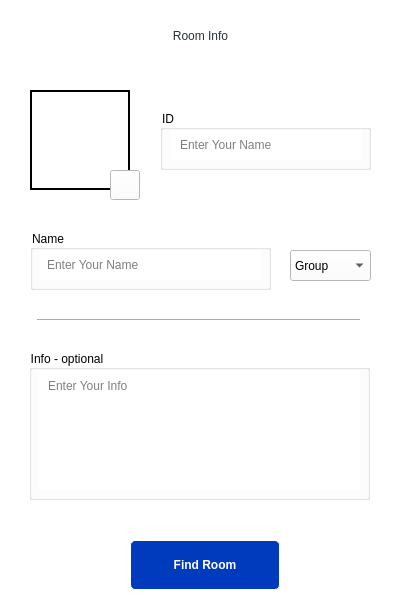
<?xml version="1.0" encoding="UTF-8"?>
<ui version="4.0">
 <class>AddRoomWindow</class>
 <widget class="QMainWindow" name="AddRoomWindow">
  <property name="geometry">
   <rect>
    <x>0</x>
    <y>0</y>
    <width>403</width>
    <height>614</height>
   </rect>
  </property>
  <property name="sizePolicy">
   <sizepolicy hsizetype="Preferred" vsizetype="Preferred">
    <horstretch>0</horstretch>
    <verstretch>0</verstretch>
   </sizepolicy>
  </property>
  <property name="minimumSize">
   <size>
    <width>403</width>
    <height>614</height>
   </size>
  </property>
  <property name="maximumSize">
   <size>
    <width>403</width>
    <height>614</height>
   </size>
  </property>
  <property name="windowTitle">
   <string>Zapchat</string>
  </property>
  <property name="windowIcon">
   <iconset>
    <normaloff>../res/img/Zapchat.png</normaloff>../res/img/Zapchat.png</iconset>
  </property>
  <property name="styleSheet">
   <string notr="true">background-color: rgb(255, 255, 255);</string>
  </property>
  <widget class="QWidget" name="centralwidget">
   <property name="sizePolicy">
    <sizepolicy hsizetype="Preferred" vsizetype="Preferred">
     <horstretch>0</horstretch>
     <verstretch>0</verstretch>
    </sizepolicy>
   </property>
   <property name="minimumSize">
    <size>
     <width>0</width>
     <height>0</height>
    </size>
   </property>
   <property name="maximumSize">
    <size>
     <width>16777215</width>
     <height>16777215</height>
    </size>
   </property>
   <widget class="QPushButton" name="goto_chat_button">
    <property name="geometry">
     <rect>
      <x>130</x>
      <y>540</y>
      <width>150</width>
      <height>50</height>
     </rect>
    </property>
    <property name="styleSheet">
     <string notr="true">QPushButton
{
	background-color: #003bbd;
	color: rgb(255, 255, 255);
	font-weight: bold;
	border-style: solid;
	border-width: 1px;
	border-radius: 5px;
	padding: 10px;
	font: 700 9pt &quot;Exo 2&quot;;


}
</string>
    </property>
    <property name="text">
     <string>Find Room</string>
    </property>
   </widget>
   <widget class="QLabel" name="profile_pic">
    <property name="geometry">
     <rect>
      <x>30</x>
      <y>90</y>
      <width>100</width>
      <height>100</height>
     </rect>
    </property>
    <property name="styleSheet">
     <string notr="true">border: 2px solid;
border-color: rgb(0, 0, 0);</string>
    </property>
    <property name="pixmap">
     <pixmap>../res/img/temp_profile_pic.jpg</pixmap>
    </property>
    <property name="scaledContents">
     <bool>true</bool>
    </property>
   </widget>
   <widget class="QPushButton" name="profile_pic_button">
    <property name="geometry">
     <rect>
      <x>110</x>
      <y>170</y>
      <width>30</width>
      <height>30</height>
     </rect>
    </property>
    <property name="icon">
     <iconset>
      <normaloff>../res/icon/addPhoto_icon.png</normaloff>../res/icon/addPhoto_icon.png</iconset>
    </property>
   </widget>
   <widget class="QGroupBox" name="info_le_gb">
    <property name="geometry">
     <rect>
      <x>29</x>
      <y>350</y>
      <width>341</width>
      <height>150</height>
     </rect>
    </property>
    <property name="title">
     <string>Info - optional</string>
    </property>
    <widget class="QTextEdit" name="info_te">
     <property name="geometry">
      <rect>
       <x>10</x>
       <y>20</y>
       <width>321</width>
       <height>120</height>
      </rect>
     </property>
     <property name="styleSheet">
      <string notr="true">border-style:solid;
border-width:5px;
border-color: rgb(255, 255, 255);</string>
     </property>
     <property name="frameShape">
      <enum>QFrame::NoFrame</enum>
     </property>
     <property name="frameShadow">
      <enum>QFrame::Sunken</enum>
     </property>
     <property name="lineWidth">
      <number>1</number>
     </property>
     <property name="placeholderText">
      <string>Enter Your Info</string>
     </property>
    </widget>
   </widget>
   <widget class="QLabel" name="label_3">
    <property name="geometry">
     <rect>
      <x>20</x>
      <y>10</y>
      <width>361</width>
      <height>51</height>
     </rect>
    </property>
    <property name="styleSheet">
     <string notr="true">QWidget
{
	color: #263238;
  	font: 900 14pt &quot;Exo 2&quot;;
}</string>
    </property>
    <property name="text">
     <string>Room Info</string>
    </property>
    <property name="alignment">
     <set>Qt::AlignCenter</set>
    </property>
   </widget>
   <widget class="QGroupBox" name="groupBox">
    <property name="geometry">
     <rect>
      <x>160</x>
      <y>110</y>
      <width>211</width>
      <height>60</height>
     </rect>
    </property>
    <property name="title">
     <string>ID</string>
    </property>
    <widget class="QLineEdit" name="name_le_2">
     <property name="geometry">
      <rect>
       <x>10</x>
       <y>20</y>
       <width>191</width>
       <height>30</height>
      </rect>
     </property>
     <property name="styleSheet">
      <string notr="true">border-left-color: #fff;
border-left-style: solid;
border-left-width: 5px;
text-indent: 3px;
padding-left:3px;
</string>
     </property>
     <property name="text">
      <string/>
     </property>
     <property name="maxLength">
      <number>20</number>
     </property>
     <property name="frame">
      <bool>false</bool>
     </property>
     <property name="placeholderText">
      <string>Enter Your Name</string>
     </property>
    </widget>
   </widget>
   <widget class="QGroupBox" name="name_le_gb">
    <property name="geometry">
     <rect>
      <x>30</x>
      <y>230</y>
      <width>241</width>
      <height>60</height>
     </rect>
    </property>
    <property name="title">
     <string>Name</string>
    </property>
    <property name="flat">
     <bool>false</bool>
    </property>
    <property name="checkable">
     <bool>false</bool>
    </property>
    <widget class="QLineEdit" name="name_le">
     <property name="geometry">
      <rect>
       <x>10</x>
       <y>20</y>
       <width>221</width>
       <height>30</height>
      </rect>
     </property>
     <property name="styleSheet">
      <string notr="true">padding-left:5px;
</string>
     </property>
     <property name="text">
      <string/>
     </property>
     <property name="maxLength">
      <number>20</number>
     </property>
     <property name="frame">
      <bool>false</bool>
     </property>
     <property name="placeholderText">
      <string>Enter Your Name</string>
     </property>
    </widget>
   </widget>
   <widget class="Line" name="line">
    <property name="geometry">
     <rect>
      <x>37</x>
      <y>310</y>
      <width>323</width>
      <height>20</height>
     </rect>
    </property>
    <property name="orientation">
     <enum>Qt::Horizontal</enum>
    </property>
   </widget>
   <widget class="QComboBox" name="comboBox">
    <property name="geometry">
     <rect>
      <x>290</x>
      <y>250</y>
      <width>81</width>
      <height>31</height>
     </rect>
    </property>
    <item>
     <property name="text">
      <string>Group</string>
     </property>
     <property name="icon">
      <iconset>
       <normaloff>../res/icon/group_room_icon.png</normaloff>../res/icon/group_room_icon.png</iconset>
     </property>
    </item>
    <item>
     <property name="text">
      <string>Channel</string>
     </property>
     <property name="icon">
      <iconset>
       <normaloff>../res/icon/channel_room_icon.png</normaloff>../res/icon/channel_room_icon.png</iconset>
     </property>
    </item>
   </widget>
  </widget>
 </widget>
 <resources/>
 <connections/>
</ui>
